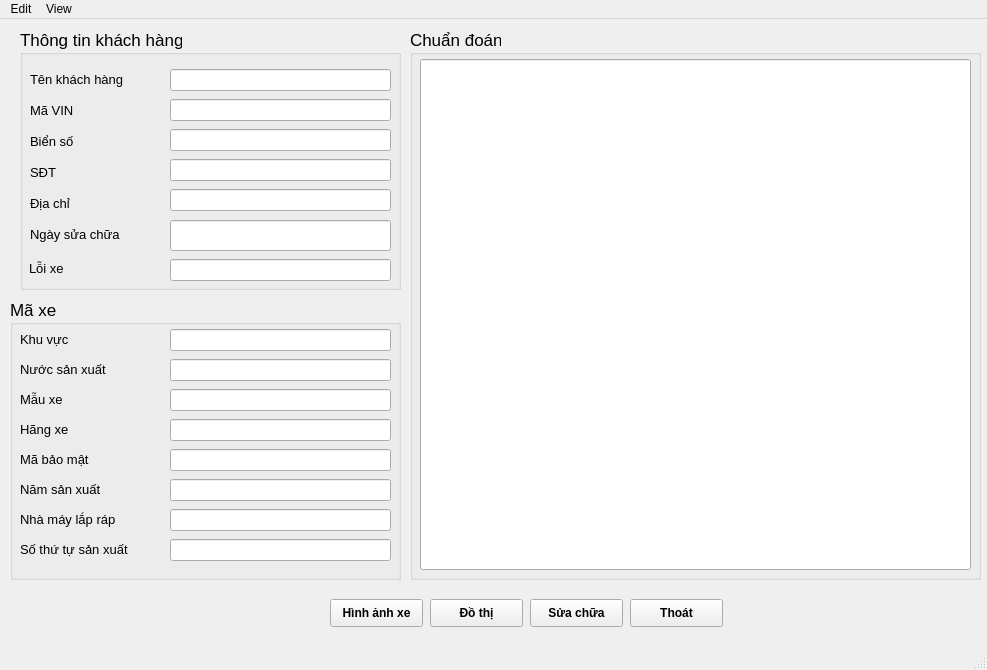
<?xml version="1.0" encoding="UTF-8"?>
<ui version="4.0">
 <class>MainWindow</class>
 <widget class="QMainWindow" name="MainWindow">
  <property name="geometry">
   <rect>
    <x>0</x>
    <y>0</y>
    <width>987</width>
    <height>670</height>
   </rect>
  </property>
  <property name="windowTitle">
   <string>MainWindow</string>
  </property>
  <widget class="QWidget" name="centralwidget">
   <widget class="QGroupBox" name="GB_information_custom">
    <property name="geometry">
     <rect>
      <x>20</x>
      <y>10</y>
      <width>381</width>
      <height>261</height>
     </rect>
    </property>
    <property name="font">
     <font>
      <pointsize>13</pointsize>
     </font>
    </property>
    <property name="title">
     <string>Thông tin khách hàng</string>
    </property>
    <widget class="QLabel" name="label_address">
     <property name="geometry">
      <rect>
       <x>10</x>
       <y>164</y>
       <width>51</width>
       <height>21</height>
      </rect>
     </property>
     <property name="font">
      <font>
       <pointsize>10</pointsize>
      </font>
     </property>
     <property name="text">
      <string>Địa chỉ</string>
     </property>
    </widget>
    <widget class="QLabel" name="label_name">
     <property name="geometry">
      <rect>
       <x>10</x>
       <y>40</y>
       <width>117</width>
       <height>21</height>
      </rect>
     </property>
     <property name="font">
      <font>
       <pointsize>10</pointsize>
      </font>
     </property>
     <property name="text">
      <string>Tên khách hàng</string>
     </property>
    </widget>
    <widget class="QLabel" name="label_fix_car">
     <property name="geometry">
      <rect>
       <x>9</x>
       <y>229</y>
       <width>110</width>
       <height>21</height>
      </rect>
     </property>
     <property name="font">
      <font>
       <pointsize>10</pointsize>
      </font>
     </property>
     <property name="text">
      <string>Lỗi xe</string>
     </property>
    </widget>
    <widget class="QLabel" name="label_date_fix">
     <property name="geometry">
      <rect>
       <x>10</x>
       <y>195</y>
       <width>110</width>
       <height>21</height>
      </rect>
     </property>
     <property name="font">
      <font>
       <pointsize>10</pointsize>
      </font>
     </property>
     <property name="text">
      <string>Ngày sửa chữa</string>
     </property>
    </widget>
    <widget class="QLabel" name="label_lices_num">
     <property name="geometry">
      <rect>
       <x>10</x>
       <y>102</y>
       <width>55</width>
       <height>21</height>
      </rect>
     </property>
     <property name="font">
      <font>
       <pointsize>10</pointsize>
      </font>
     </property>
     <property name="text">
      <string>Biển số</string>
     </property>
    </widget>
    <widget class="QLabel" name="label_num_vin">
     <property name="geometry">
      <rect>
       <x>10</x>
       <y>71</y>
       <width>54</width>
       <height>21</height>
      </rect>
     </property>
     <property name="font">
      <font>
       <pointsize>10</pointsize>
      </font>
     </property>
     <property name="text">
      <string>Mã VIN</string>
     </property>
    </widget>
    <widget class="QLabel" name="label_num_phone">
     <property name="geometry">
      <rect>
       <x>10</x>
       <y>133</y>
       <width>31</width>
       <height>21</height>
      </rect>
     </property>
     <property name="font">
      <font>
       <pointsize>10</pointsize>
      </font>
     </property>
     <property name="text">
      <string>SĐT</string>
     </property>
    </widget>
    <widget class="QLineEdit" name="LE_name">
     <property name="geometry">
      <rect>
       <x>150</x>
       <y>40</y>
       <width>221</width>
       <height>22</height>
      </rect>
     </property>
     <property name="readOnly">
      <bool>true</bool>
     </property>
    </widget>
    <widget class="QLineEdit" name="LE_num_vin">
     <property name="geometry">
      <rect>
       <x>150</x>
       <y>70</y>
       <width>221</width>
       <height>22</height>
      </rect>
     </property>
     <property name="readOnly">
      <bool>true</bool>
     </property>
    </widget>
    <widget class="QLineEdit" name="LE_lices_num">
     <property name="geometry">
      <rect>
       <x>150</x>
       <y>100</y>
       <width>221</width>
       <height>22</height>
      </rect>
     </property>
     <property name="readOnly">
      <bool>true</bool>
     </property>
    </widget>
    <widget class="QLineEdit" name="LE_num_phone">
     <property name="geometry">
      <rect>
       <x>150</x>
       <y>130</y>
       <width>221</width>
       <height>22</height>
      </rect>
     </property>
     <property name="readOnly">
      <bool>true</bool>
     </property>
    </widget>
    <widget class="QLineEdit" name="LE_address">
     <property name="geometry">
      <rect>
       <x>150</x>
       <y>160</y>
       <width>221</width>
       <height>22</height>
      </rect>
     </property>
     <property name="readOnly">
      <bool>true</bool>
     </property>
    </widget>
    <widget class="QLineEdit" name="LE_date_fix">
     <property name="geometry">
      <rect>
       <x>150</x>
       <y>191</y>
       <width>221</width>
       <height>31</height>
      </rect>
     </property>
     <property name="readOnly">
      <bool>true</bool>
     </property>
    </widget>
    <widget class="QLineEdit" name="LE_fix_car">
     <property name="geometry">
      <rect>
       <x>150</x>
       <y>230</y>
       <width>221</width>
       <height>22</height>
      </rect>
     </property>
     <property name="readOnly">
      <bool>true</bool>
     </property>
    </widget>
   </widget>
   <widget class="QGroupBox" name="GB_car_number_VIN">
    <property name="geometry">
     <rect>
      <x>10</x>
      <y>280</y>
      <width>391</width>
      <height>281</height>
     </rect>
    </property>
    <property name="font">
     <font>
      <pointsize>13</pointsize>
     </font>
    </property>
    <property name="title">
     <string>Mã xe </string>
    </property>
    <widget class="QLabel" name="label_area">
     <property name="geometry">
      <rect>
       <x>10</x>
       <y>30</y>
       <width>117</width>
       <height>21</height>
      </rect>
     </property>
     <property name="font">
      <font>
       <pointsize>10</pointsize>
      </font>
     </property>
     <property name="text">
      <string>Khu vực</string>
     </property>
    </widget>
    <widget class="QLabel" name="label_product_date">
     <property name="geometry">
      <rect>
       <x>10</x>
       <y>180</y>
       <width>117</width>
       <height>21</height>
      </rect>
     </property>
     <property name="font">
      <font>
       <pointsize>10</pointsize>
      </font>
     </property>
     <property name="text">
      <string>Năm sản xuất</string>
     </property>
    </widget>
    <widget class="QLabel" name="label_sec_num">
     <property name="geometry">
      <rect>
       <x>10</x>
       <y>150</y>
       <width>117</width>
       <height>21</height>
      </rect>
     </property>
     <property name="font">
      <font>
       <pointsize>10</pointsize>
      </font>
     </property>
     <property name="text">
      <string>Mã bảo mật</string>
     </property>
    </widget>
    <widget class="QLabel" name="label_num_product">
     <property name="geometry">
      <rect>
       <x>10</x>
       <y>240</y>
       <width>141</width>
       <height>21</height>
      </rect>
     </property>
     <property name="font">
      <font>
       <pointsize>10</pointsize>
      </font>
     </property>
     <property name="text">
      <string>Số thứ tự sản xuất</string>
     </property>
    </widget>
    <widget class="QLabel" name="label_factory">
     <property name="geometry">
      <rect>
       <x>10</x>
       <y>210</y>
       <width>131</width>
       <height>21</height>
      </rect>
     </property>
     <property name="font">
      <font>
       <pointsize>10</pointsize>
      </font>
     </property>
     <property name="text">
      <string>Nhà máy lắp ráp</string>
     </property>
    </widget>
    <widget class="QLabel" name="label_car_model">
     <property name="geometry">
      <rect>
       <x>10</x>
       <y>90</y>
       <width>117</width>
       <height>21</height>
      </rect>
     </property>
     <property name="font">
      <font>
       <pointsize>10</pointsize>
      </font>
     </property>
     <property name="text">
      <string>Mẫu xe</string>
     </property>
    </widget>
    <widget class="QLabel" name="label_name_car">
     <property name="geometry">
      <rect>
       <x>10</x>
       <y>120</y>
       <width>117</width>
       <height>21</height>
      </rect>
     </property>
     <property name="font">
      <font>
       <pointsize>10</pointsize>
      </font>
     </property>
     <property name="text">
      <string>Hãng xe</string>
     </property>
    </widget>
    <widget class="QLabel" name="label_contry">
     <property name="geometry">
      <rect>
       <x>10</x>
       <y>60</y>
       <width>117</width>
       <height>21</height>
      </rect>
     </property>
     <property name="font">
      <font>
       <pointsize>10</pointsize>
      </font>
     </property>
     <property name="text">
      <string>Nước sản xuất</string>
     </property>
    </widget>
    <widget class="QWidget" name="widget_vin_num" native="true">
     <property name="geometry">
      <rect>
       <x>410</x>
       <y>-270</y>
       <width>381</width>
       <height>251</height>
      </rect>
     </property>
    </widget>
    <widget class="QLineEdit" name="LE_area">
     <property name="geometry">
      <rect>
       <x>160</x>
       <y>30</y>
       <width>221</width>
       <height>22</height>
      </rect>
     </property>
     <property name="readOnly">
      <bool>true</bool>
     </property>
    </widget>
    <widget class="QLineEdit" name="LE_country">
     <property name="geometry">
      <rect>
       <x>160</x>
       <y>60</y>
       <width>221</width>
       <height>22</height>
      </rect>
     </property>
     <property name="readOnly">
      <bool>true</bool>
     </property>
    </widget>
    <widget class="QLineEdit" name="LE_car_model">
     <property name="geometry">
      <rect>
       <x>160</x>
       <y>90</y>
       <width>221</width>
       <height>22</height>
      </rect>
     </property>
     <property name="readOnly">
      <bool>true</bool>
     </property>
    </widget>
    <widget class="QLineEdit" name="LE_car_name">
     <property name="geometry">
      <rect>
       <x>160</x>
       <y>120</y>
       <width>221</width>
       <height>22</height>
      </rect>
     </property>
     <property name="readOnly">
      <bool>true</bool>
     </property>
    </widget>
    <widget class="QLineEdit" name="LE_sec_num">
     <property name="geometry">
      <rect>
       <x>160</x>
       <y>150</y>
       <width>221</width>
       <height>22</height>
      </rect>
     </property>
     <property name="readOnly">
      <bool>true</bool>
     </property>
    </widget>
    <widget class="QLineEdit" name="LE_product_date">
     <property name="geometry">
      <rect>
       <x>160</x>
       <y>180</y>
       <width>221</width>
       <height>22</height>
      </rect>
     </property>
     <property name="readOnly">
      <bool>true</bool>
     </property>
    </widget>
    <widget class="QLineEdit" name="LE_factory">
     <property name="geometry">
      <rect>
       <x>160</x>
       <y>210</y>
       <width>221</width>
       <height>22</height>
      </rect>
     </property>
     <property name="readOnly">
      <bool>true</bool>
     </property>
    </widget>
    <widget class="QLineEdit" name="LE_num_product">
     <property name="geometry">
      <rect>
       <x>160</x>
       <y>240</y>
       <width>221</width>
       <height>22</height>
      </rect>
     </property>
     <property name="readOnly">
      <bool>true</bool>
     </property>
    </widget>
   </widget>
   <widget class="QGroupBox" name="GB_diagnose">
    <property name="geometry">
     <rect>
      <x>410</x>
      <y>10</y>
      <width>571</width>
      <height>551</height>
     </rect>
    </property>
    <property name="font">
     <font>
      <pointsize>13</pointsize>
     </font>
    </property>
    <property name="title">
     <string>Chuẩn đoán</string>
    </property>
    <widget class="QLineEdit" name="LE_diagnose">
     <property name="geometry">
      <rect>
       <x>10</x>
       <y>30</y>
       <width>551</width>
       <height>511</height>
      </rect>
     </property>
     <property name="readOnly">
      <bool>true</bool>
     </property>
    </widget>
   </widget>
   <widget class="QPushButton" name="BT_graph">
    <property name="geometry">
     <rect>
      <x>430</x>
      <y>580</y>
      <width>93</width>
      <height>28</height>
     </rect>
    </property>
    <property name="font">
     <font>
      <weight>75</weight>
      <bold>true</bold>
     </font>
    </property>
    <property name="text">
     <string>Đồ thị</string>
    </property>
   </widget>
   <widget class="QPushButton" name="BT_fix">
    <property name="geometry">
     <rect>
      <x>530</x>
      <y>580</y>
      <width>93</width>
      <height>28</height>
     </rect>
    </property>
    <property name="font">
     <font>
      <weight>75</weight>
      <bold>true</bold>
     </font>
    </property>
    <property name="text">
     <string>Sửa chữa</string>
    </property>
   </widget>
   <widget class="QPushButton" name="BT_graph_fix">
    <property name="geometry">
     <rect>
      <x>330</x>
      <y>580</y>
      <width>93</width>
      <height>28</height>
     </rect>
    </property>
    <property name="font">
     <font>
      <weight>75</weight>
      <bold>true</bold>
     </font>
    </property>
    <property name="text">
     <string>Hình ảnh xe</string>
    </property>
   </widget>
   <widget class="QPushButton" name="BT_cancel">
    <property name="geometry">
     <rect>
      <x>630</x>
      <y>580</y>
      <width>93</width>
      <height>28</height>
     </rect>
    </property>
    <property name="font">
     <font>
      <weight>75</weight>
      <bold>true</bold>
     </font>
    </property>
    <property name="text">
     <string>Thoát</string>
    </property>
   </widget>
  </widget>
  <widget class="QMenuBar" name="menubar">
   <property name="geometry">
    <rect>
     <x>0</x>
     <y>0</y>
     <width>987</width>
     <height>26</height>
    </rect>
   </property>
   <widget class="QMenu" name="menuEdit">
    <property name="title">
     <string>Edit</string>
    </property>
    <addaction name="QA_actionOpen"/>
    <addaction name="QA_actionNew"/>
    <addaction name="QA_actionSave"/>
    <addaction name="QA_actionSave_as"/>
    <addaction name="QA_actionPrint"/>
   </widget>
   <widget class="QMenu" name="menuView">
    <property name="title">
     <string>View</string>
    </property>
   </widget>
   <addaction name="menuEdit"/>
   <addaction name="menuView"/>
  </widget>
  <widget class="QStatusBar" name="statusbar"/>
  <action name="QA_actionOpen">
   <property name="text">
    <string>Open</string>
   </property>
  </action>
  <action name="QA_actionNew">
   <property name="text">
    <string>New</string>
   </property>
  </action>
  <action name="QA_actionSave">
   <property name="text">
    <string>Save</string>
   </property>
  </action>
  <action name="QA_actionSave_as">
   <property name="text">
    <string>Save as</string>
   </property>
  </action>
  <action name="QA_actionPrint">
   <property name="text">
    <string>Print</string>
   </property>
  </action>
 </widget>
 <resources/>
 <connections/>
</ui>
